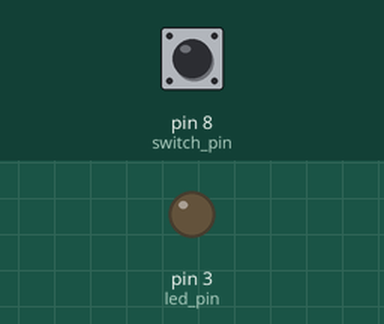
Recording of a sketch running on a simulated Arduino Uno, built with avr-gcc and run on an emulated ATmega328P. Parts: output pins drawn as LEDs (lit = HIGH). The test bench sets the inputs (shaded band); at power-on: pin 8 (switch_pin) LOW.

Above: at 1.2 s.
1.3 s: pin 8 (switch_pin) pulled HIGH for 0.15 s
At 2.0 s:
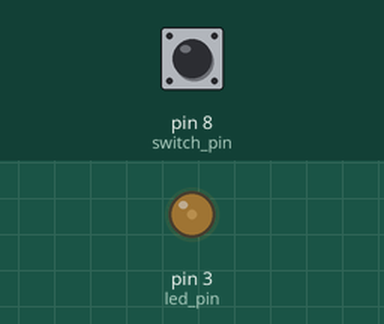
2.9 s: pin 8 (switch_pin) pulled HIGH for 1 s
At 3.2 s:
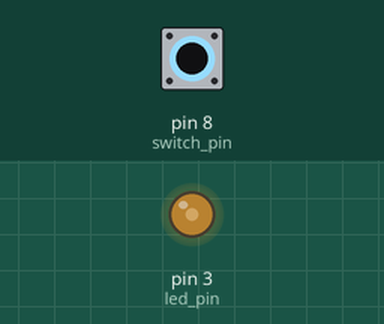
5.4 s: pin 8 (switch_pin) pulled HIGH for 0.15 s
At 6.3 s:
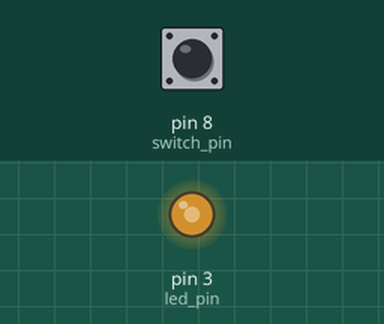
7.0 s: pin 8 (switch_pin) pulled HIGH for 3.2 s
At 7.5 s:
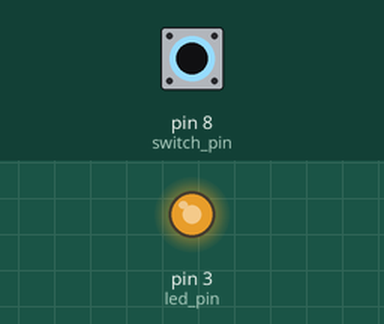
Timing chart, 0 to 10.0 s (numbered marks = the images above; inputs shaded):
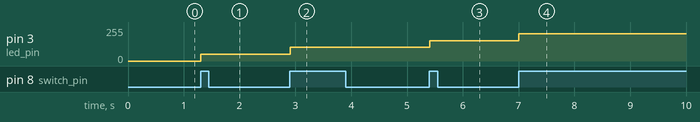

Measured:
- after the input at 1.3 s, pin 3 (led_pin): 0/255 → 51/255 at once
- after the input at 2.9 s, pin 3 (led_pin): 51/255 → 102/255 at once
- after the input at 5.4 s, pin 3 (led_pin): 102/255 → 153/255 at once
- after the input at 7.0 s, pin 3 (led_pin): 153/255 → 204/255 at once

The sketch:

led_debounce.ino
```cpp
// Increase LED Brightnesss on each switch toggle and then reset to zero.
// Author: Tarun Kumar

int switch_pin = 8;
int led_pin = 3;
boolean last_state = LOW; // Tracks last state of switch
boolean current_state; // Tracks current state of switch
int led_on = 0;

void setup()
{
  pinMode(switch_pin, INPUT);
  pinMode(led_pin, OUTPUT);

}

boolean debounce(boolean last_state)
{
  // To avoid debounce.
  // If current state remains change from last state after 5 ms
  // then state is indeed changed.
  current_state = digitalRead(switch_pin);
  if (current_state != last_state)
  {
    delay(5);
    current_state = digitalRead(switch_pin);
  }
  return current_state;
}

void loop()
{
  current_state = debounce(last_state); // Get real current state.
  if (current_state == HIGH && last_state == LOW) // When switch is pressed brightness is changed.
  {
    led_on += 51;
    analogWrite(led_pin, led_on);
    last_state = HIGH;
  }
  else if (last_state == HIGH && current_state == LOW) // On release reset last switch state to low.
  {
    last_state = LOW;
  }
}
```
